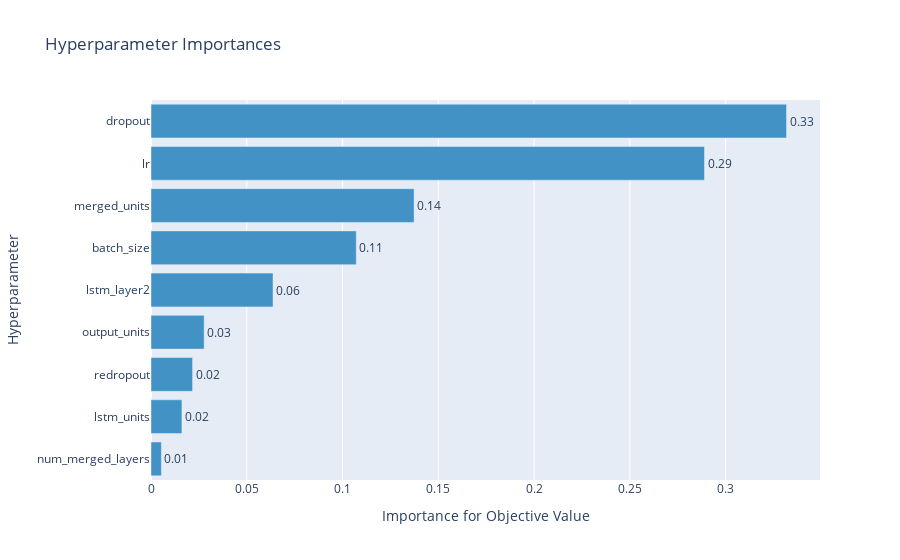

The cell this chart's notebook holds for it:
### Code cell
optuna.visualization.plot_param_importances(study)

### Figure 1 — Plotly figure (JSON) as saved in the notebook; plotly's stock layout.template omitted (floating-point values rounded to 4 significant figures)
{"data": [{"cliponaxis": false, "hovertemplate": ["num_merged_layers (IntUniformDistribution): 0.005419732662908338<extra></extra>", "lstm_units (IntUniformDistribution): 0.016146327290789877<extra></extra>", "redropout (UniformDistribution): 0.021710233987160887<extra></extra>", "output_units (IntUniformDistribution): 0.02774586101435092<extra></extra>", "lstm_layer2 (CategoricalDistribution): 0.06370527719750844<extra></extra>", "batch_size (CategoricalDistribution): 0.1071581026526974<extra></extra>", "merged_units (IntUniformDistribution): 0.13734774966220897<extra></extra>", "lr (LogUniformDistribution): 0.2889655941953282<extra></extra>", "dropout (UniformDistribution): 0.33180112133704703<extra></extra>"], "marker": {"color": "rgb(66,146,198)"}, "orientation": "h", "text": ["0.005419732662908338", "0.016146327290789877", "0.021710233987160887", "0.02774586101435092", "0.06370527719750844", "0.1071581026526974", "0.13734774966220897", "0.2889655941953282", "0.33180112133704703"], "textposition": "outside", "texttemplate": "%{text:.2f}", "type": "bar", "x": [0.00542, 0.01615, 0.02171, 0.02775, 0.06371, 0.1072, 0.1373, 0.289, 0.3318], "y": ["num_merged_layers", "lstm_units", "redropout", "output_units", "lstm_layer2", "batch_size", "merged_units", "lr", "dropout"]}], "layout": {"showlegend": false, "title": {"text": "Hyperparameter Importances"}, "xaxis": {"title": {"text": "Importance for Objective Value"}}, "yaxis": {"title": {"text": "Hyperparameter"}}}}
